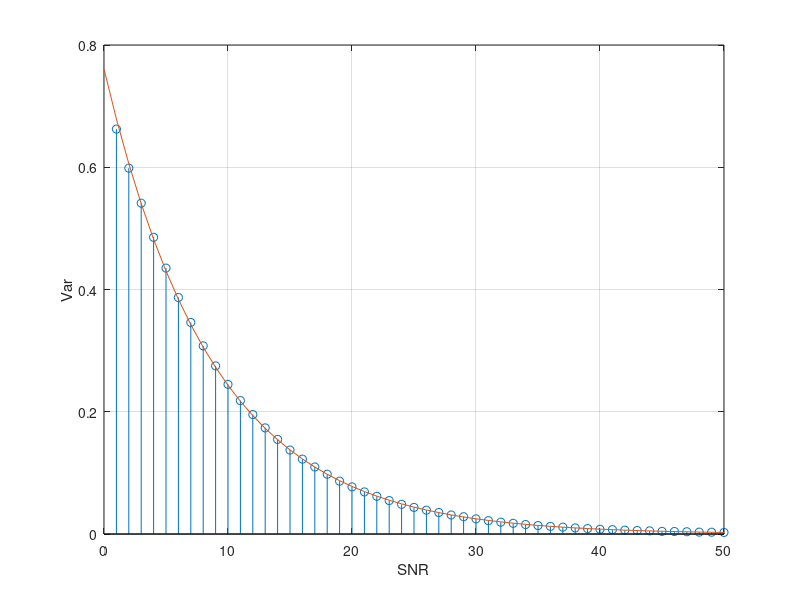

MATLAB code to generate this figure:
clc; clear; cla reset;
user=1;
M = 20;     %- Numero total de usuarios
aux_a = (2)*((1/4).^(0:M-1));%coeficientes de canal
aa = aux_a/sum(aux_a); %- coeficienes Normalizados
% plot(aa)
% x=1:M;
% b=3*exp(-1.4.*x);
% plot(x,b)
y1=[0.662499289	0.598551237	0.541249084	0.485406204	0.435012412	0.386922376	0.346131299	0.307824123	0.275060862	0.244787501	0.218226175	0.195402107	0.173601173	0.154809135	0.137337078	0.122514082	0.109659071	0.097851016	0.086430075	0.077100008	0.06886502	0.061698062	0.054660027	0.048522049	0.043502932	0.038975917	0.035199024	0.031107021	0.028241992	0.024726018	0.02178002	0.019407018	0.017487014	0.015468009	0.013794007	0.01253101	0.011265011	0.009960009	0.008868005	0.007674003	0.007173001	0.006303006	0.005709003	0.005136004	0.004287004	0.004062004	0.003683998	0.003060002	0.002913002	0.002586002];
y2=[0.528801959	0.469742425	0.415685854	0.366358795	0.323841297	0.286062495	0.254553568	0.226536608	0.202418501	0.181614635	0.162563978	0.145621583	0.13027438	0.116048358	0.103115277	0.091890842	0.08241382	0.073520825	0.06554999	0.058124199	0.051979538	0.046362793	0.04125154	0.036582025	0.032924254	0.029108254	0.025937262	0.023271022	0.020817727	0.018504757	0.016371756	0.014602511	0.013114508	0.011619754	0.010405507	0.009278254	0.008340008	0.007313257	0.006634493	0.005789997	0.005270255	0.004659004	0.004154254	0.003761254	0.003272253	0.003000003	0.002657252	0.002316002	0.002103751	0.00189075];
y3=[0.423664192	0.36759907	0.31632979	0.270800454	0.232333638	0.198729186	0.171383427	0.147391754	0.127453385	0.110588103	0.096586708	0.084690366	0.07474853	0.06622619	0.058856291	0.052791743	0.047305734	0.042348196	0.037903847	0.033854279	0.030119277	0.026964022	0.02402252	0.021363921	0.01913645	0.016964799	0.015141573	0.013489136	0.012043699	0.010677745	0.009533446	0.008483444	0.007589437	0.006752631	0.006026425	0.00538855	0.004807128	0.004259628	0.003793313	0.003353815	0.003033187	0.002697558	0.002414439	0.002158502	0.001903313	0.001708314	0.001529626	0.001362749	0.001204501	0.001082438];
y4=[0.371439738	0.317664993	0.268774315	0.225742527	0.189518892	0.158282137	0.133268474	0.111540433	0.09344363	0.078591663	0.066374268	0.0562772	0.047639469	0.040625947	0.034782071	0.03006302	0.026141031	0.022799059	0.020086702	0.017809791	0.015813813	0.014210589	0.012712321	0.01139541	0.010198885	0.009069324	0.008109146	0.007217867	0.00641663	0.005744005	0.005111629	0.004553769	0.004056893	0.003619269	0.00322171	0.002880135	0.002575076	0.002282298	0.002040139	0.001813969	0.001623752	0.001436476	0.001291783	0.001152747	0.001021641	0.000917438	0.000810844	0.000728157	0.000642844	0.000578484];
y5=[0.346328361	0.293688573	0.246307989	0.204859204	0.169946356	0.140133198	0.116287062	0.095765424	0.078825055	0.064964246	0.053727572	0.044412648	0.036654609	0.030341526	0.025240383	0.021049056	0.017662841	0.014812227	0.012540729	0.01068485	0.009098845	0.007840707	0.006787815	0.005937474	0.005207687	0.004602013	0.004099527	0.003667045	0.003284649	0.002943772	0.00263966	0.002358881	0.00209985	0.001876783	0.001664528	0.001494068	0.001330277	0.001183147	0.001053505	0.000941989	0.000838419	0.000746821	0.000664606	0.00059761	0.000526828	0.000471832	0.000419356	0.000375645	0.000334032	0.00029898];
y6=[0.33406315	0.282110667	0.235469134	0.194852431	0.16070778	0.131640059	0.10840598	0.088540912	0.072191268	0.05885843	0.048112194	0.039256219	0.031907879	0.026009619	0.021251741	0.017352006	0.014224516	0.011657944	0.009607445	0.007941808	0.006561012	0.005457146	0.004554224	0.003828472	0.003219448	0.002732459	0.002330719	0.00200497	0.001730089	0.001511356	0.001330467	0.001174416	0.001045375	0.000936739	0.000835837	0.000752195	0.000673685	0.000600521	0.000534577	0.000477109	0.000426399	0.000379475	0.000338068	0.000303211	0.000268037	0.000239148	0.000213826	0.000189853	0.000169711	0.000151283];
y7=[0.328002561	0.276403407	0.23019445	0.18997712	0.156210771	0.127536954	0.104636465	0.085103258	0.069063732	0.05600146	0.045521306	0.03688218	0.029759957	0.024059701	0.019463565	0.015729368	0.012736834	0.010300701	0.008365353	0.006801504	0.00551999	0.0044945	0.003668615	0.003011693	0.00246186	0.002027942	0.001675138	0.001392297	0.001156956	0.000969903	0.000817186	0.00069177	0.00059118	0.000507493	0.00043824	0.000382237	0.000336141	0.000296562	0.000263082	0.000236078	0.000211436	0.00018929	0.000169726	0.00015189	0.00013516	0.000120467	0.00010756	9.58595E-05	8.54693E-05	7.61433E-05];
y8=[0.324978389	0.273586414	0.227575057	0.187573267	0.154010796	0.125526298	0.102796643	0.083433596	0.067541619	0.054625168	0.044266238	0.035743148	0.028735699	0.023127733	0.018623695	0.014968933	0.012046904	0.009677433	0.007800873	0.006288385	0.005055727	0.004071794	0.00328565	0.002660541	0.002142925	0.001734987	0.00140765	0.001146111	0.000931092	0.000761917	0.000624556	0.000512652	0.000424022	0.000351897	0.000292788	0.00024487	0.000206937	0.000174958	0.000148913	0.000127728	0.000110518	9.61431E-05	8.45318E-05	7.47313E-05	6.64762E-05	5.94419E-05	5.32174E-05	4.76371E-05	4.26101E-05	3.81105E-05];
y9=[0.323480755	0.272186044	0.226279744	0.186378543	0.152924581	0.124528729	0.101880639	0.082604849	0.066794401	0.053946416	0.043652103	0.035186799	0.028233078	0.022677339	0.018216679	0.014603479	0.011717137	0.009381414	0.007533294	0.006046589	0.004838729	0.003875159	0.003108852	0.002500389	0.001998965	0.001604117	0.001289082	0.001038189	0.000833942	0.000672859	0.000543725	0.0004391	0.000356476	0.00028989	0.000235585	0.000192274	0.000158026	0.000129838	0.000107068	8.85075E-05	7.3723E-05	6.16197E-05	5.19378E-05	4.39638E-05	3.74445E-05	3.21844E-05	2.77745E-05	2.41138E-05	2.11831E-05	1.87489E-05];
y10=[0.322739202 0.271487448 0.225637182 0.185784768 0.152382215 0.12403489	0.101426615	0.082195508	0.066421189	0.053611158	0.043348294	0.034911609	0.027986791	0.022454723	0.018017438	0.014424775	0.011555634	0.00923645	0.007402677	0.005929589	0.004733345	0.003781131	0.003024477	0.002423977	0.001930249	0.001542685	0.001233698	0.000988382	0.000789241	0.000632666	0.000507173	0.000406165	0.00032654	0.000262697	0.000211026	0.000169894	0.000137589	0.000111212	8.9994E-05	7.28648E-05	5.9327E-05	4.83967E-05	3.96962E-05	3.26062E-05	2.68598E-05	2.22904E-05	1.85416E-05	1.54878E-05	1.30244E-05	1.10467E-05];
yy=[y1; y2; y3; y4; y5; y6; y7; y8; y9; y10];
x=1:50;
xx=0:50;
bu=1:M;
a=aa(1);
for i=2:user
   a=a-aa(i);
end
b=0.114;%a=cruce con el eje y b=que tan curvo es
y=0.7609*exp(-b*xx);
stem(x,yy(user,:));hold on%plor user data
plot(xx,y)
grid on
xlabel('SNR')
ylabel('Var')